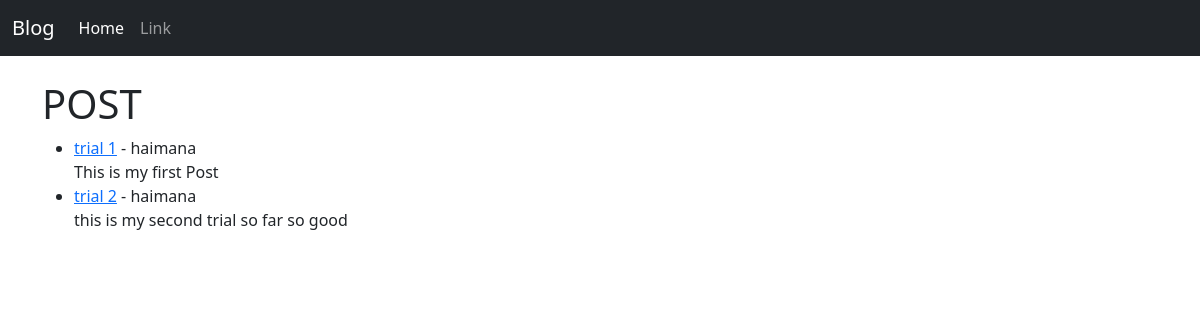
The page / on the database its author committed.
### blog/models.py (models this page shows, shortened)
class Post(models.Model):
    title = models.CharField(max_length=255)
    title_tag = models.CharField(max_length=255, default="Post")
    author = models.ForeignKey(User, on_delete=models.CASCADE)
    body = models.TextField()

### blog/views.py (the view)
# urls.py: path('',HomeView.as_view(), name = 'home'),
class HomeView(ListView):
    model = Post
    template_name = 'home.html'

### blog/templates/home.html
{% extends 'base.html' %}
{% block content %}
<h1> POST</h1>
    <ul>
        {% for post in object_list %}
            <li><a href="{%url 'articles' post.pk %}">{{post.title}}</a> - {{post.author}} <br/>
            {{post.body}} </li>
        {% endfor %}
    </ul>
{% endblock %}

### rows shown on the page
Post: title "trial 1", author "haimana", body "This is my first Post"
Post: title "trial 2", author "haimana", body "this is my second trial so far so good"
